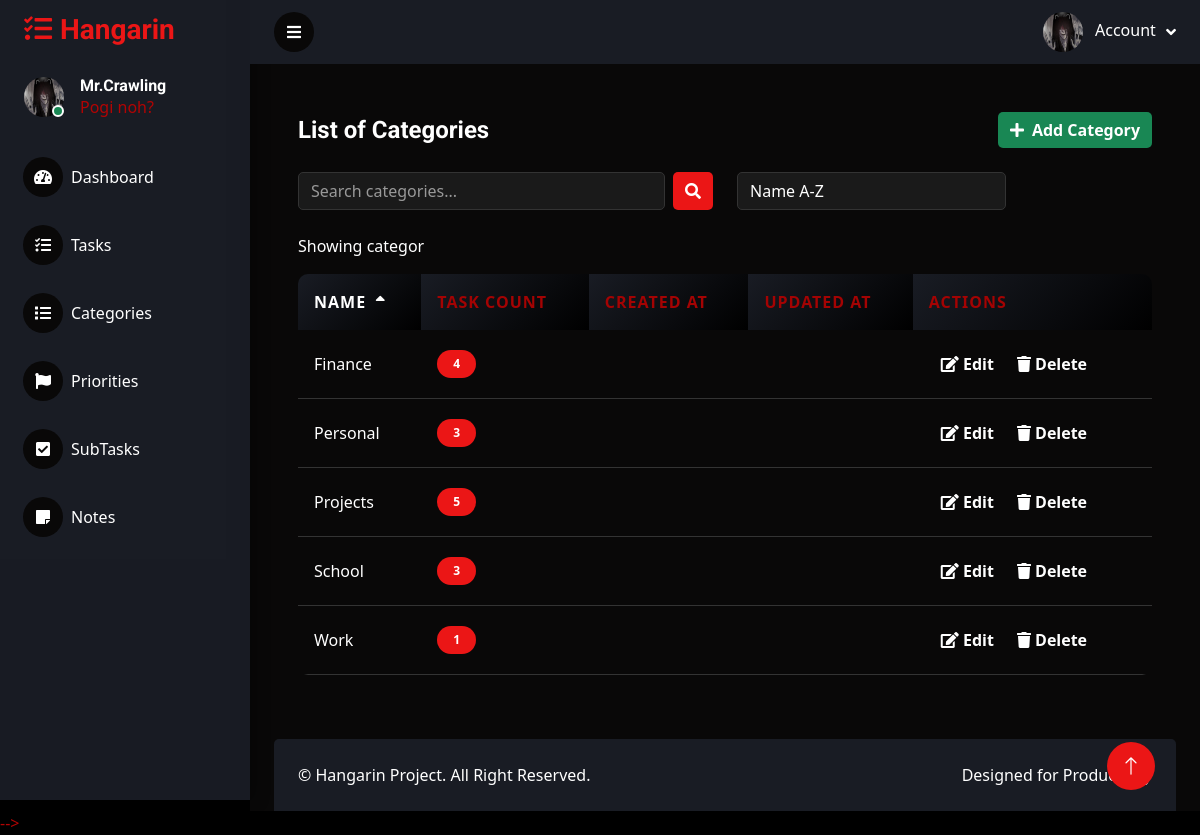
Page /categories/ on the committed database.
### tasks/models.py (models this page shows, shortened)
class Category(models.Model):
    name = models.CharField(max_length=100)
    class Meta:
        verbose_name = "Category"
        verbose_name_plural = "Categories"

### tasks/views.py (the view)
# urls.py: path('categories/', CategoryListView.as_view(), name='category-list'),
class CategoryListView( ListView):
    model = Category
    template_name = 'category_list.html'
    context_object_name = 'categories'
    paginate_by = 10
    ordering = ["category__category_name","name"]
    def get_queryset(self):
        qs = super().get_queryset()
        query = self.request.GET.get('q')
        if query:
            qs = qs.filter(name__icontains=query)
        return qs
    def get_ordering(self):
        allowed_sort_fields = {
            'name': 'Name A-Z',
            '-name': 'Name Z-A',
        }
        sort_by = self.request.GET.get('sort_by', 'name')
        if sort_by in allowed_sort_fields:
            return sort_by
        return 'name'
    def get_context_data(self, **kwargs):
        context = super().get_context_data(**kwargs)
        context['current_sort'] = self.request.GET.get('sort_by', 'name')
        context['current_search'] = self.request.GET.get('q', '')
        context['sort_options'] = {
            'name': 'Name A-Z',
            '-name': 'Name Z-A',
        }
        categories_with_counts = []
        for category in self.get_queryset():
            task_count = Task.objects.filter(category=category).count()
            categories_with_counts.append({
                'category': category,
                'task_count': task_count
            })
        context['categories_with_counts'] = categories_with_counts
        return context

### templates/category_list.html (shortened to what this page needs)
{% extends 'base.html' %}
{% load static %}
{% block content %}
<div class="container-fluid pt-4 px-4">
    <div class="row g-4">
        <div class="col-12">
            <div class="rounded h-100 p-4">
                <div class="d-flex align-items-center justify-content-between mb-4">
                    <h4 class="mb-0">List of Categories</h4>
                    <a href="{% url 'category-add' %}" class="btn btn-success"><i class="fa fa-plus me-2"></i>Add Category</a>
                </div>
                <div class="row mb-4">
                    <div class="col-md-6">
                        <form method="get" class="d-flex">
                            <input class="form-control border-0 me-2"
                                   type="search"
                                   name="q"
                                   placeholder="Search categories..."
                                   aria-label="Search"
                                   value="{{ current_search }}">
                            <button class="btn btn-primary" type="submit">
                                <i class="fas fa-search"></i>
                            </button>
                        </form>
                    </div>
                    <div class="col-md-4">
                        <form method="get" id="sortForm">
                            <select class="form-select border-0" name="sort_by" onchange="this.form.submit()">
                                {% for value, label in sort_options.items %}
                                <option value="{{ value }}"
                                        {% if current_sort == value %}selected{% endif %}>
                                    {{ label }}
                                </option>
                                {% endfor %}
                            </select>
                        </form>
                    </div>
                    <div class="col-md-2">
                    </div>
                </div>
                <div class="row mb-3">
                    <div class="col-12">
                        <div class="d-flex justify-content-between align-items-center">
                            <span class="text-muted">
                                Showing {{ categories.paginator.count }} categor{{ categories.paginator.count|pluralize:"y,ies" }}
                            </span>
                        </div>
                    </div>
                </div>
                <div class="table-responsive">
                    <table class="table table-hover">
                        <thead>
                            <tr>
                                <th scope="col">
                                    <a href="?{% if current_search %}q={{ current_search }}&{% endif %}sort_by={% if current_sort == 'name' %}-name{% else %}name{% endif %}"
                                       class="text-decoration-none">
                                        Name
                                        {% if current_sort == 'name' %}<i class="fas fa-sort-up ms-1"></i>
                                        {% elif current_sort == '-name' %}<i class="fas fa-sort-down ms-1"></i>
                                        {% else %}<i class="fas fa-sort ms-1"></i>{% endif %}
                                    </a>
                                </th>
                                <th scope="col">Task Count</th>
                                <th scope="col">Created At</th>
                                <th scope="col">Updated At</th>
                                <th scope="col">Actions</th>
                            </tr>
                        </thead>
                        <tbody>
                            {% for item in categories_with_counts %}
                            {% with category=item.category %}
                            <tr>
                                <td>{{ category.name }}</td>
                                <td>
                                    <span class="badge bg-primary">{{ item.task_count }}</span>
                                </td>
                                <td>{{ category.created_at|date:"M d, Y" }}</td>
                                <td>{{ category.updated_at|date:"M d, Y" }}</td>
                                <td>
                                    <div class="btn-group">
                                        <a href="{% url 'category-update' category.id %}" class="btn btn-edit btn-edit-icon btn-edit-sm">
                                            <i class="fas fa-edit"></i> Edit
                                        </a>
                                        <a href="{% url 'category-delete' category.id %}" class="btn btn-delete btn-delete-icon btn-delete-sm">
                                            <i class="fas fa-trash"></i> Delete
                                        </a>
                                    </div>
                                </td>
                            </tr>
                            {% endwith %}
                            {% empty %}
                            <tr>
                                <td colspan="5" class="text-center">No categories found.</td>
                            </tr>
                            {% endfor %}
                        </tbody>
                    </table>
                </div>
            </div>
        </div>
    </div>
</div>
{% endblock %}

### static/css/style.css (style rules this page uses)
:root { --primary: #a40303; --secondary: #191C24; --light: #0ed5fdc6; --dark: #090808; --success: #1ae0e0; --info: #3b82f6; --warning: #f59e0b; --danger: #ef4444; }
.btn { transition: .5s; border: none; font-weight: 600; }
.content * { color: #ffffff !important; }
.content h1, .content h2, .content h3, .content h4, .content h5, .content h6, .content p, .content span, .content div, .content li, .content td, .content th, .content label, .content small { color: #ffffff !important; }
.table { color: #ffffff !important; border-radius: 10px; overflow: hidden; }
.table thead th { background: linear-gradient(135deg, var(--secondary), #000); border: none; color: var(--primary) !important; font-weight: 600; padding: 1rem; text-transform: uppercase; letter-spacing: 1px; }
.table tbody tr { transition: all 0.3s ease; color: #ffffff !important; }
.table tbody td { padding: 1rem; border-color: #333; vertical-align: middle; color: #ffffff !important; }
.badge { padding: 0.5rem 1rem; border-radius: 20px; font-weight: 600; transition: all 0.3s ease; color: #ffffff !important; }
body { background-size: cover; color: #b20404 !important; font-family: 'Segoe UI', Tahoma, Geneva, Verdana, sans-serif; }
.text-muted { color: #cccccc !important; }
.form-control, .form-select { color: #ffffff !important; background: #1a1a1a !important; border: 1px solid #333 !important; }
.form-control::placeholder { color: #999999 !important; }

### rows in the picture
Category: category.name "Finance", task_count "4"
Category: category.name "Personal", task_count "3"
Category: category.name "Projects", task_count "5"
Category: category.name "School", task_count "3"
Category: category.name "Work", task_count "1"

### other values in the picture
form field sort_by "Name A-Z"
